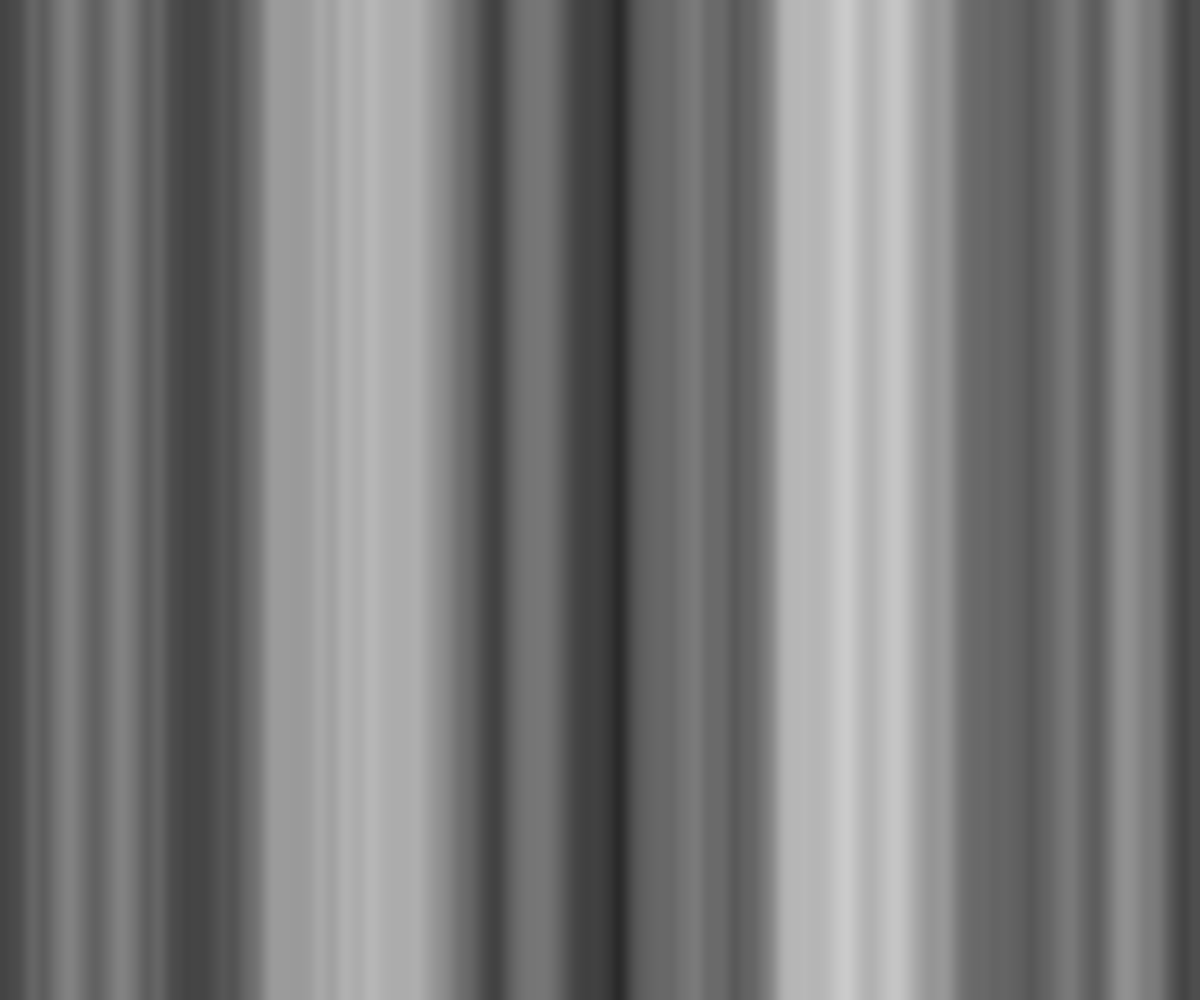
Frame 1 (no input)
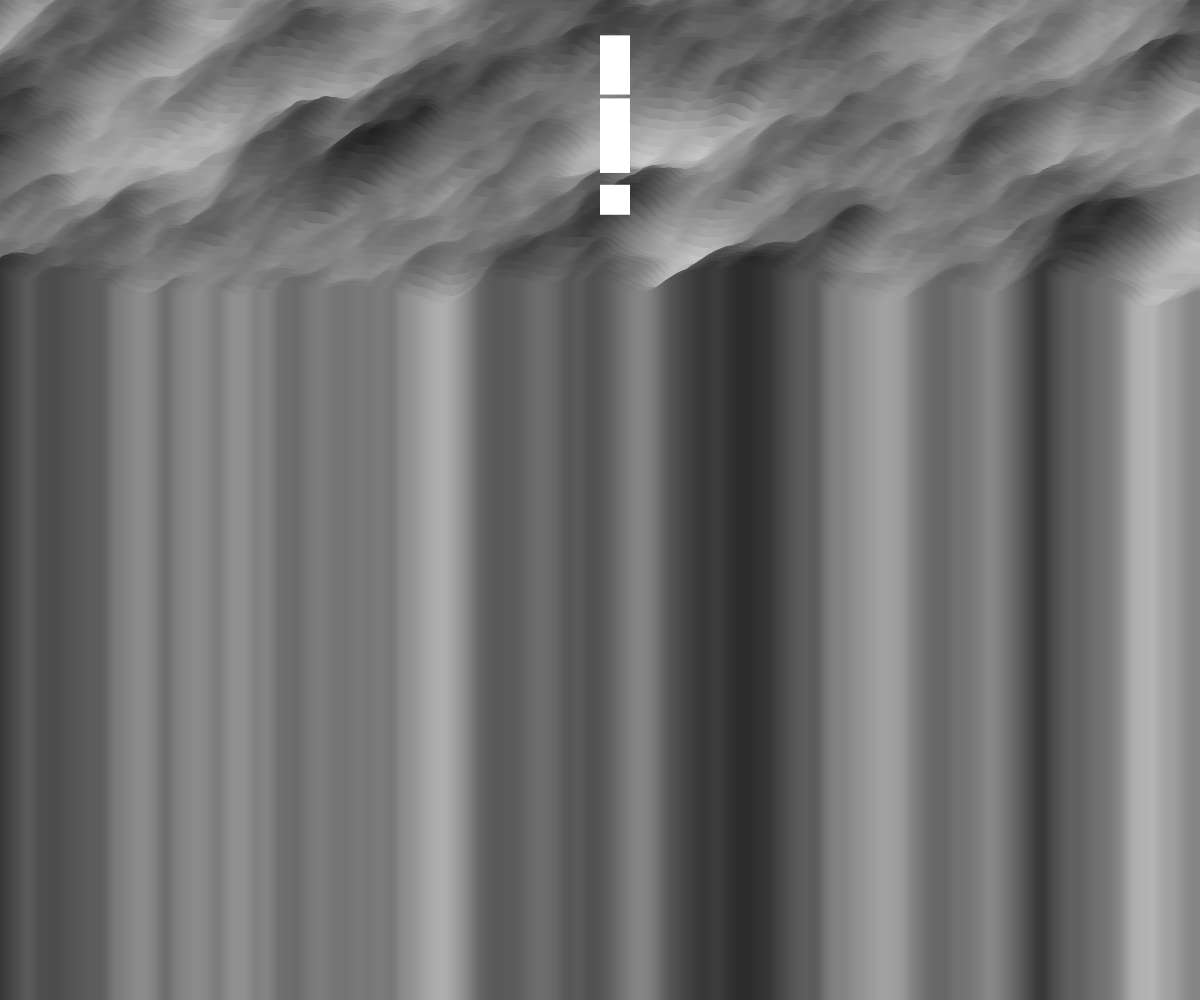
Frame 60 (no input)
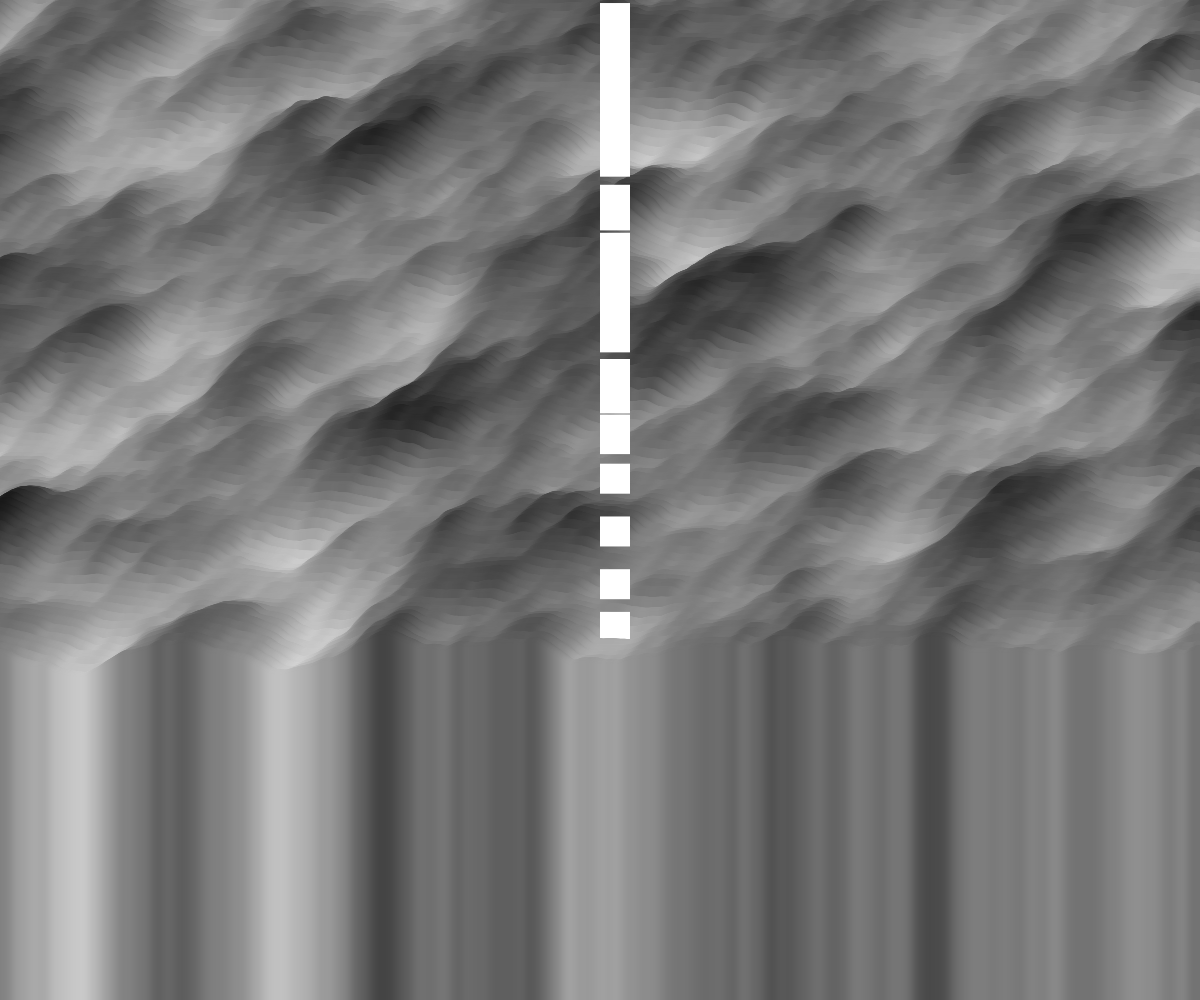
Frame 120 (the mouse pressed at the canvas centre since frame 60)

The p5.js sketch that drew these frames (run headless with seeded random() and noise() and a simulated clock; from frame 60 on, the mouse is pressed at the canvas centre):

// p5.js sketch
// ── sketch.js
let startY = -100;

let a = startY;

let noiseScale = 0.01;


function setup() {
  createCanvas(windowWidth, windowHeight);
  
  
  background(0);
  
  
  
}

function draw() {
  
  
  
  noStroke()
  rect(width/2,random(height),30)

  
  for (let x = 0; x < width; x += 1) {
    let noiseVal = noise((a + x) * noiseScale, a * noiseScale);
    stroke(noiseVal*255);
    strokeWeight(10);
    line(x, a + noiseVal * 80, x, height);
  }

  a += 6;
}
